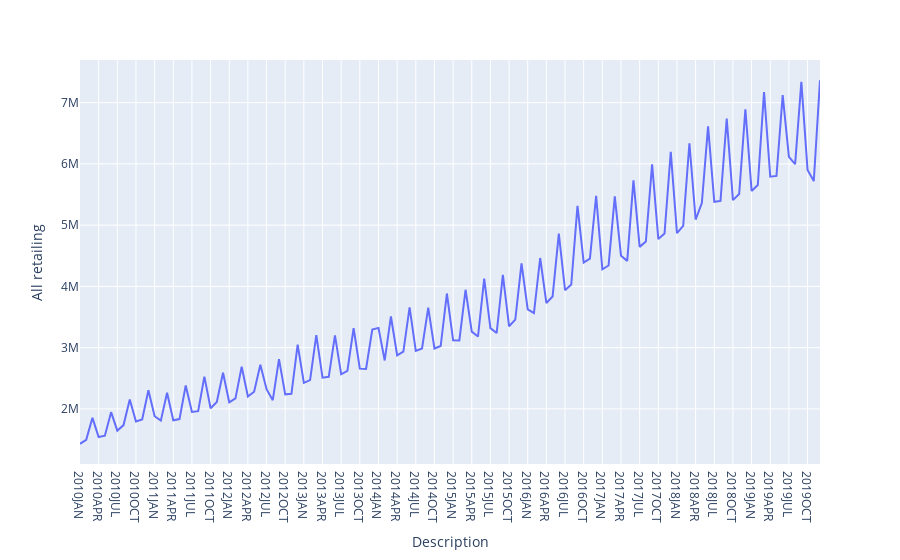

Write notebook code for a chart like this one.
### Code cell
import plotly.express as px # linechart to show value of sales across selected timeline - before covid
dfb = df_preCOVID
df = px.data.tips()
fig = px.line(dfb, x='Description', y='All retailing')  
fig.show()
